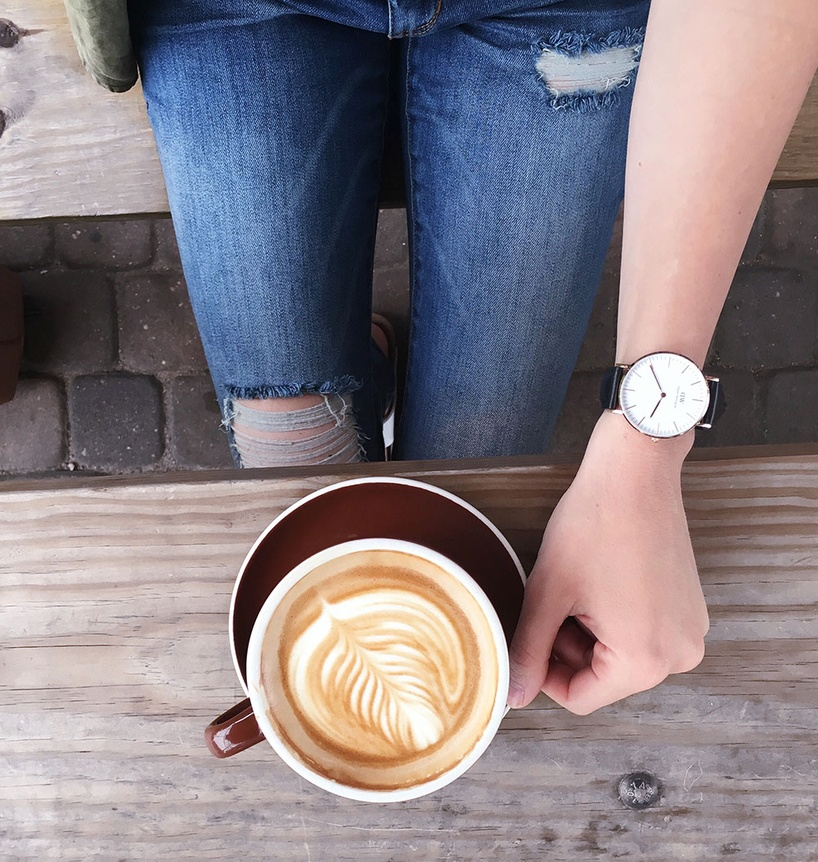
#> input picture sample.jpg, 818 x 862 px, shrunk from 1000 x 1054 before the run
$ python textOnImage.py   (older library calls are emulated)
#> lines starting #> are read from the running program, lines starting #| are printed output that depends on the picture
from PIL import Image
from PIL import ImageFont
from PIL import ImageDraw


def text_wrap(text, font, max_width):
    lines = []
    # If the width of the text is smaller than image width
    # we don't need to split it, just add it to the lines array
    # and return
    if font.getsize(text)[0] <= max_width:
        lines.append(text)
    else:
        # split the line by spaces to get words
        words = text.split(' ')
        i = 0
        # append every word to a line while its width is shorter than image width
        while i < len(words):
            line = ''
            while i < len(words) and font.getsize(line + words[i])[0] <= max_width:
                line = line + words[i] + " "
                i += 1
            if not line:
                line = words[i]
                i += 1
            # when the line gets longer than the max width do not append the word,
            # add the line to the lines array
            lines.append(line)
    return lines

img = Image.open("sample.jpg")
#> img is the input picture: PIL image 818x862 RGB; mean R, G, B 134.9, 125.6, 131.5
draw = ImageDraw.Draw(img)
W, H = img.size
#> W = 818; H = 862
msg = "The Beaune Altarpiece is a large polyptych altarpiece by the Early Netherlandish artist Rogier van der Weyden. It was commissioned in 1443 for the Hospices de Beaune by Nicolas Rolin, Chancellor of the Duchy of Burgundy, and his wife Guigone de Salins, who was buried in front of the altarpiece. The polyptych consists of fifteen paintings spread across nine panels, of which six are painted on both sides. The inner panels contain scenes from the Last Judgement, with a central image that shows Christ seated in judgement, and the Archangel Michael holding scales as he weighs souls."
font = ImageFont.truetype("ArimaKoshi-Light.otf", 50)
# w1, h1 = draw.textsize(msg, font=font)
lines = text_wrap(msg, font, W)
w, h  = font.getsize('hg')
y = 10
for line in lines:
    # draw the line on the image
    # draw.text((x, y), line, fill=color, font=font)
    w1, h1 = draw.textsize(line, font=font)
    draw.text(((W-w1)/2,y),line,(255,255,255), font=font)
    # update the y position so that we can use it for next line
    y = y + h
#> this loop made 20 passes
#> (w1, h1) on passes 1 to 12: (829, 57), (703, 57), (831, 57), (603, 57), (763, 48), (797, 57), (773, 57), (655, 57), (716, 57), (816, 57), (829, 57), (733, 57)
#> after the loop, y = 1150
# save the image
img.save('sample-out.jpg')
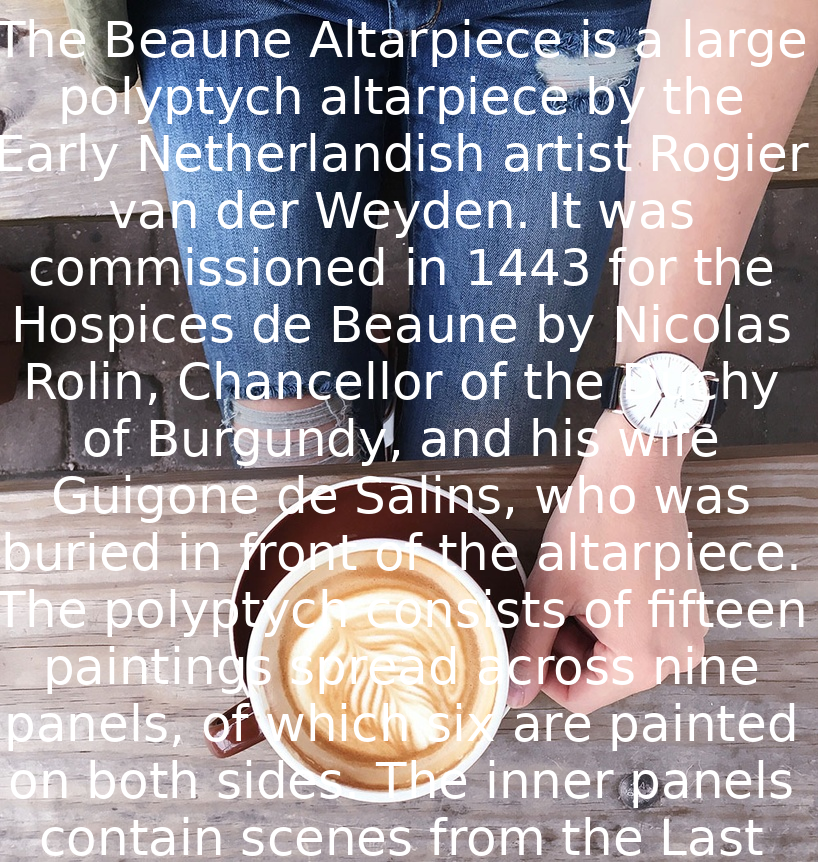
#> saved as sample-out.jpg: PIL image 818x862 RGB; mean R, G, B 153.4, 145.4, 150.3
